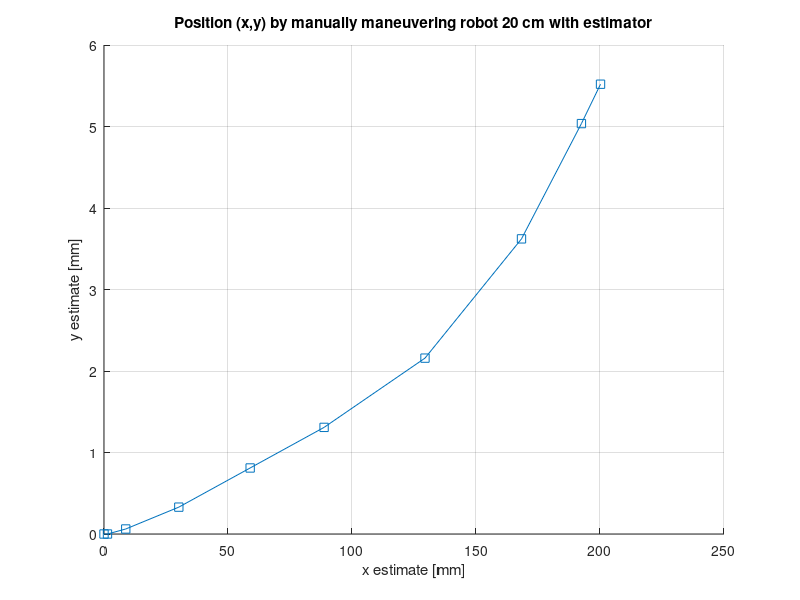
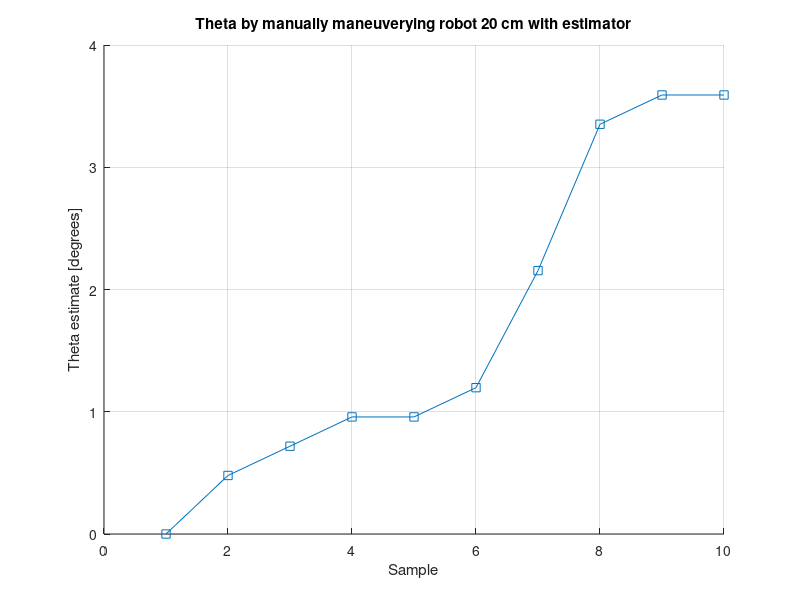

Write MATLAB code to recreate these figures, in order.
fileID = fopen('manual20cm.txt','r');
formatSpec = '%f %f';

sizeA = [3 Inf];
sizeB = [3 Inf];

A = fscanf(fileID,formatSpec,sizeA);

figure(1);
hold on;
title('Position (x,y) by manually maneuvering robot 20 cm with estimator');
h = plot(A(1,:),A(2,:));
set(h,'Marker','square')
xlabel('x estimate [mm]');
ylabel('y estimate [mm]');
grid on;
hold off;

figure(2);
hold on;
title('Theta by manually maneuverying robot 20 cm with estimator');
xlabel('Sample');
ylabel('Theta estimate [degrees]');
h = plot(A(3,:));
set(h,'Marker','square')
grid on;
hold off;
